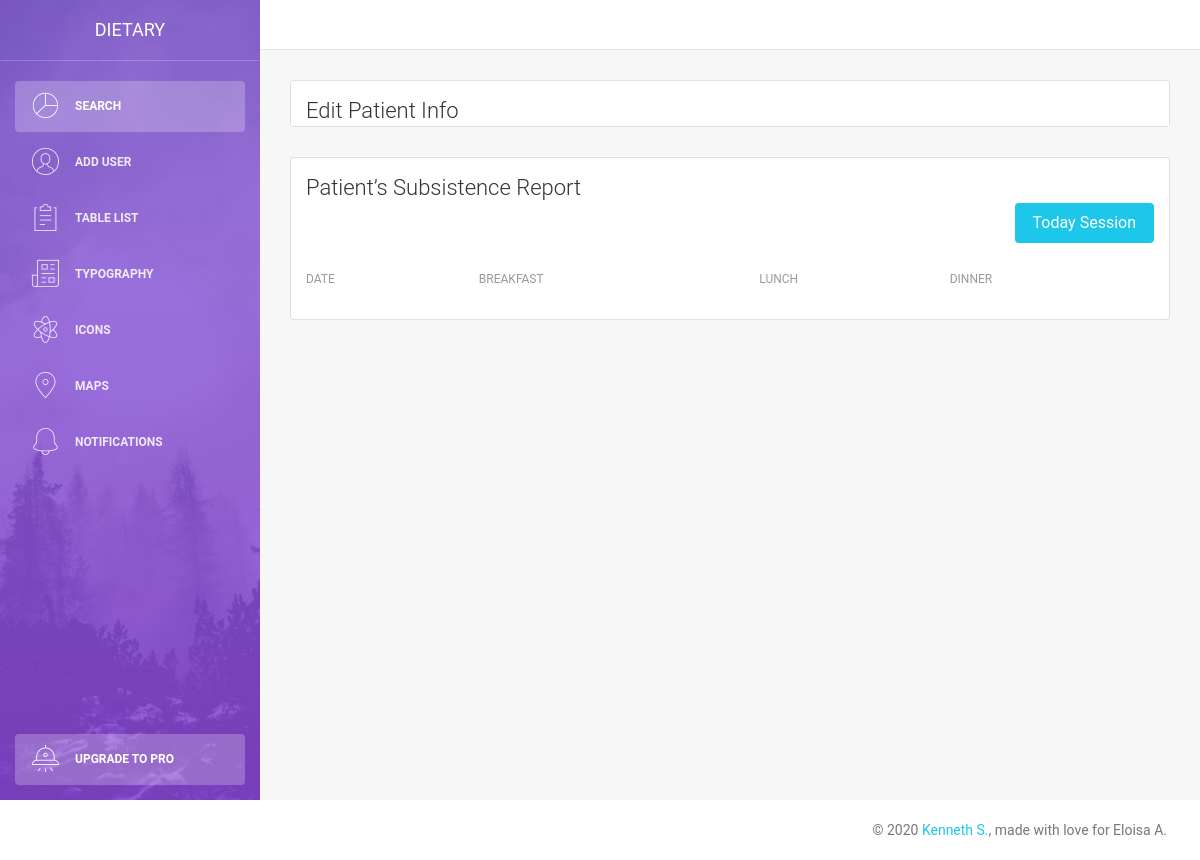
Page /searchList.php on the earlier database version.
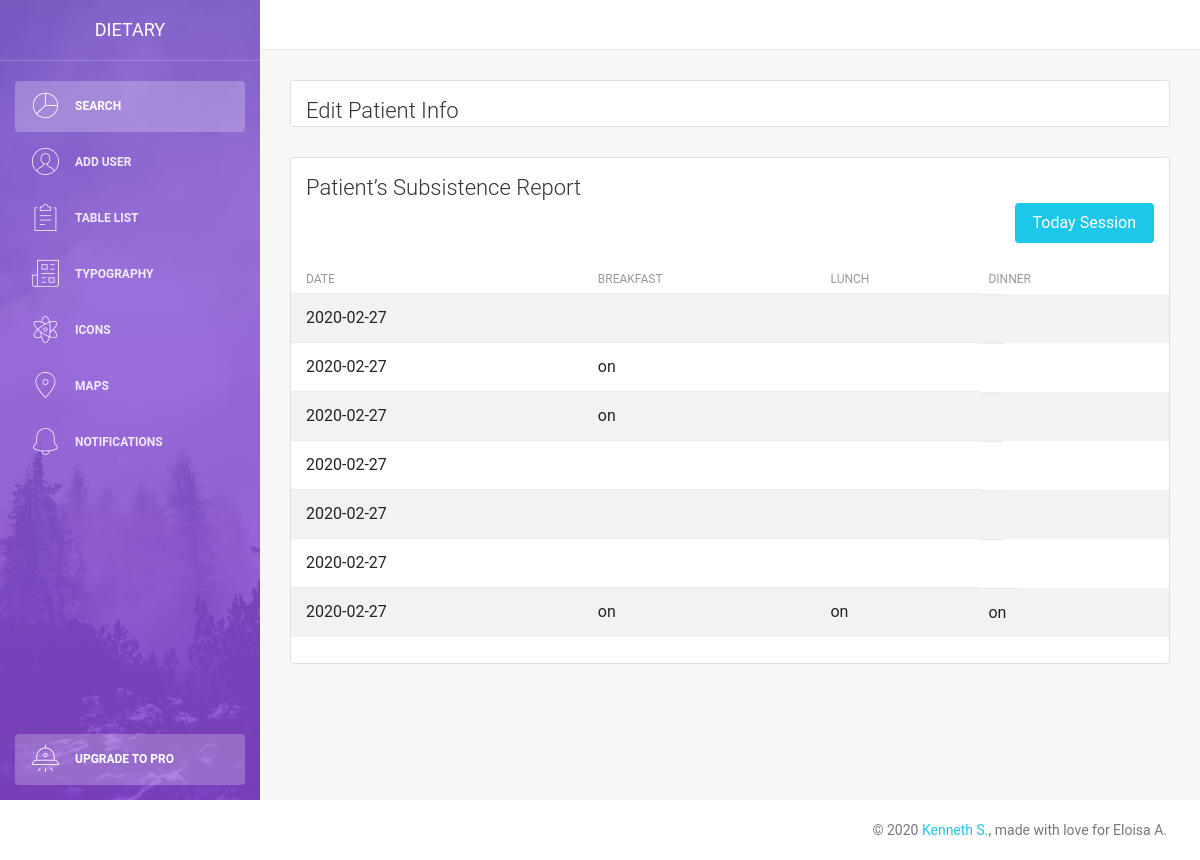
Same page on the later database version.
### tables this page shows
CREATE TABLE `patientSubsistence` (
  `id` int(12) NOT NULL,
  `pId` varchar(255) NOT NULL,
  `date` date DEFAULT NULL,
  `breakfast` varchar(225) NOT NULL,
  `lunch` varchar(225) NOT NULL,
  `dinner` varchar(225) NOT NULL
);

### components/sessionList.php (the view)
<?php
$pId = $_GET['uId'];
$query = "SELECT * FROM patientSubsistence WHERE pId = '$pId'";
$result = mysqli_query($conn, $query);
if (mysqli_num_rows($result) > 0) {
    while ($row = mysqli_fetch_assoc($result)) {
        echo '
        <tr>
            <td>' . $row['date'] . '</td>
            <td>' . $row['breakfast'] . '</td>
            <td>' . $row['lunch'] . '</td>
            <td>' . $row['dinner'] . '</td>
        </tr>
';
    }
}

### searchList.php (shortened to what this page needs)
<?php include('server.php'); ?>
<!DOCTYPE html>
<html lang="en">
<head>
    <link rel="stylesheet" href="https://maxcdn.bootstrapcdn.com/font-awesome/latest/css/font-awesome.min.css" />
    <link href="./assets/css/bootstrap.min.css" rel="stylesheet" />
    <link href="./assets/css/light-bootstrap-dashboard.css?v=2.0.0 " rel="stylesheet" />
    <link href="./assets/css/demo.css" rel="stylesheet" />
</head>
<body>
    <div class="wrapper">
        <?php include_once './components/sidebar.php' ?>
        <div class="main-panel">
            <nav class="navbar navbar-expand-lg " color-on-scroll="500">
            </nav>
            <div class="content">
                    <div class="container">
                        <div class="row">
                            <div class="col-md-12 ">
                                <div class="card">
                                    <div class="card-header">
                                        <h4 id="patientInfo" class="card-title">Edit Patient Info</h4>
                                    </div>
                                </div>
                            </div>
                        </div>
                        <div class="row">
                            <div class="col-md-12">
                                <div class="card strpied-tabled-with-hover">
                                    <div class="card-header ">
                                        <h4 class="card-title">Patient’s Subsistence Report</h4>
                                        <button type="submit" data-toggle="modal" data-target="#sessionModal" class="btn btn-info btn-fill pull-right">Today Session</button>
                                    </div>
                                    <div class="card-body table-full-width table-responsive">
                                        <table class="table table-hover table-striped">
                                            <thead>
                                                <tr>
                                                    <th>Date</th>
                                                    <th>Breakfast</th>
                                                    <th>Lunch</th>
                                                    <th>Dinner</th>
                                                </tr>
                                            </thead>
                                            <tbody>
                                                <?php include_once './components/sessionList.php' ?>
                                            </tbody>
                                        </table>
                                    </div>
                                </div>
                            </div>
                        </div>
                    </div>
                </div>
            </div>
            <?php include_once './components/footer.php' ?>
        </div>
</body>
</html>

### components/sidebar.php
<div class="sidebar" data-image="../assets/img/sidebar-5.jpg">
    <div class="sidebar-wrapper">
        <div class="logo">
            <a href="http://www.creative-tim.com" class="simple-text">
                Dietary
            </a>
        </div>
        <ul class="nav">
            <li class="nav-item active">
                <a class="nav-link" href="index.php">
                    <i class="nc-icon nc-chart-pie-35"></i>
                    <p>Search</p>
                </a>
            </li>
            <li>
                <a data-toggle="modal" data-target="#addUserModal" class="nav-link" href="./user.html">
                    <i class="nc-icon nc-circle-09"></i>
                    <p>Add User</p>
                </a>
            </li>
            <li>
                <a class="nav-link" href="./table.html">
                    <i class="nc-icon nc-notes"></i>
                    <p>Table List</p>
                </a>
            </li>
            <li>
                <a class="nav-link" href="./typography.html">
                    <i class="nc-icon nc-paper-2"></i>
                    <p>Typography</p>
                </a>
            </li>
            <li>
                <a class="nav-link" href="./icons.html">
                    <i class="nc-icon nc-atom"></i>
                    <p>Icons</p>
                </a>
            </li>
            <li>
                <a class="nav-link" href="./maps.html">
                    <i class="nc-icon nc-pin-3"></i>
                    <p>Maps</p>
                </a>
            </li>
            <li>
                <a class="nav-link" href="./notifications.html">
                    <i class="nc-icon nc-bell-55"></i>
                    <p>Notifications</p>
                </a>
            </li>
            <li class="nav-item active active-pro">
                <a class="nav-link active" href="upgrade.html">
                    <i class="nc-icon nc-alien-33"></i>
                    <p>Upgrade to PRO</p>
                </a>
            </li>
        </ul>
    </div>
</div>

### components/footer.php (shortened to what this page needs)
<footer class="footer">
    <div class="container-fluid">
        <nav>
            <p class="copyright text-center">
                ©
                <a href="http://www.fb.com/synecders">Kenneth S.</a>, made with love for Eloisa A.
            </p>
        </nav>
    </div>
</footer>

Differences in the rows shown:
added patientsubsistence: date "2020-02-27"
added patientsubsistence: date "2020-02-27", breakfast "on"
added patientsubsistence: date "2020-02-27", breakfast "on"
added patientsubsistence: date "2020-02-27"
added patientsubsistence: date "2020-02-27"
added patientsubsistence: date "2020-02-27"
added patientsubsistence: date "2020-02-27", breakfast "on", lunch "on", dinner "on"
